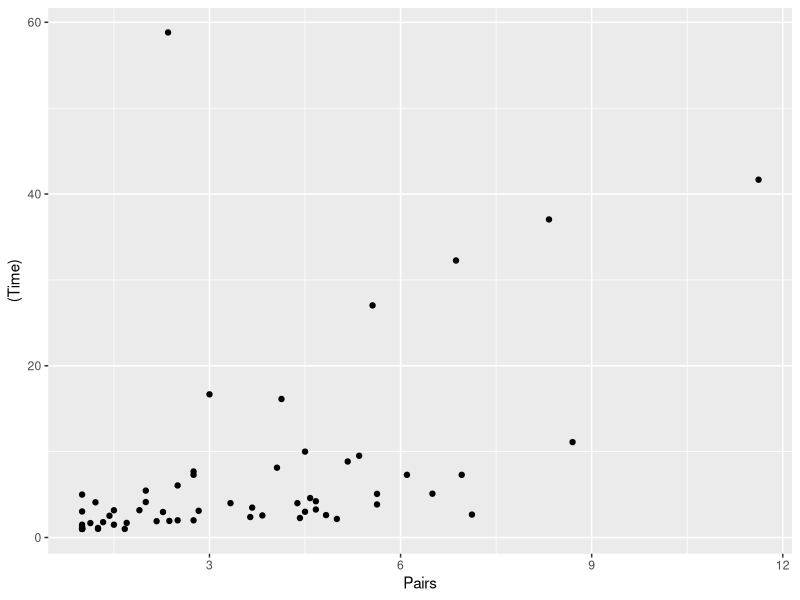
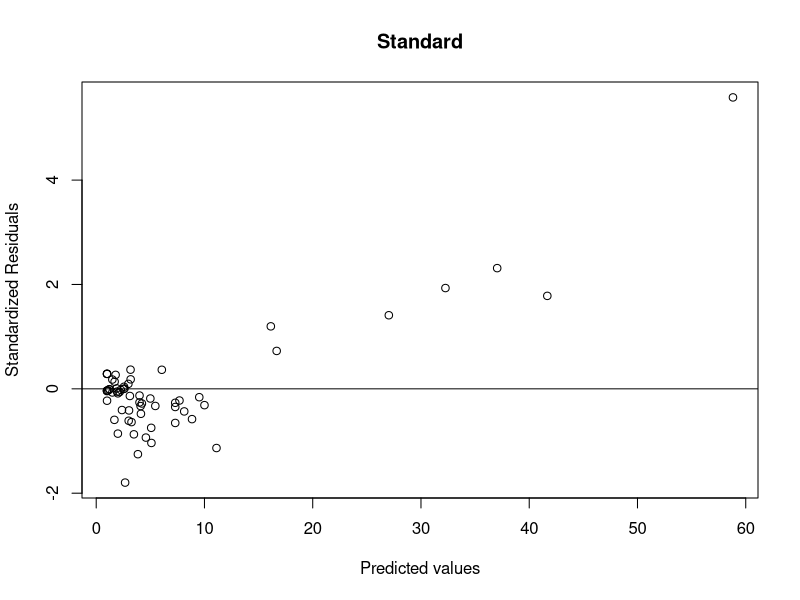
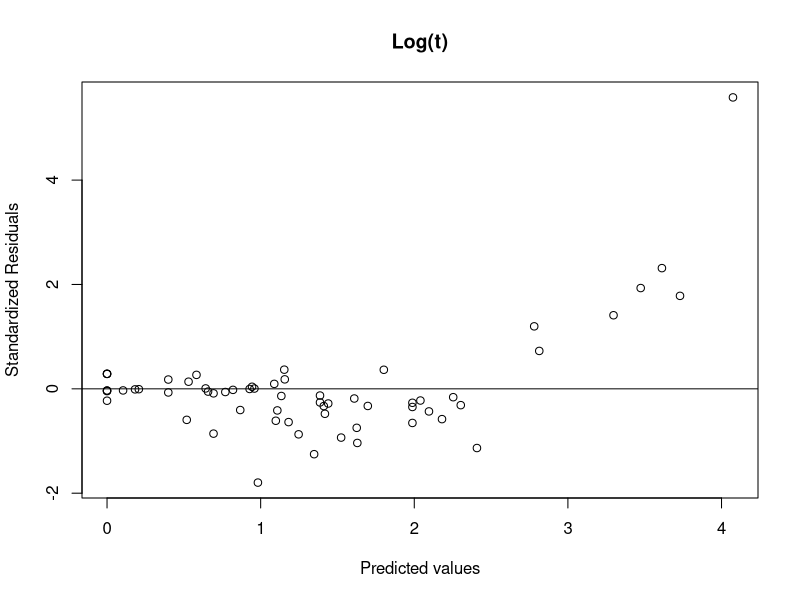
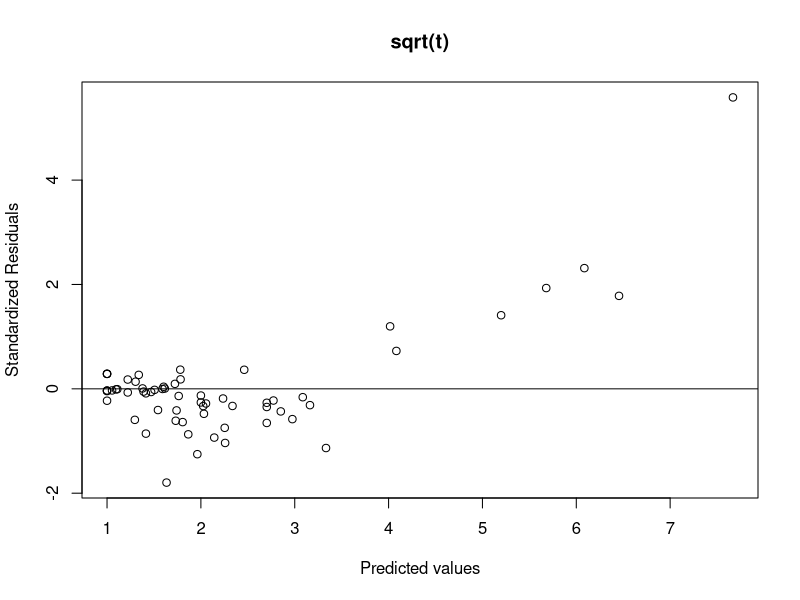
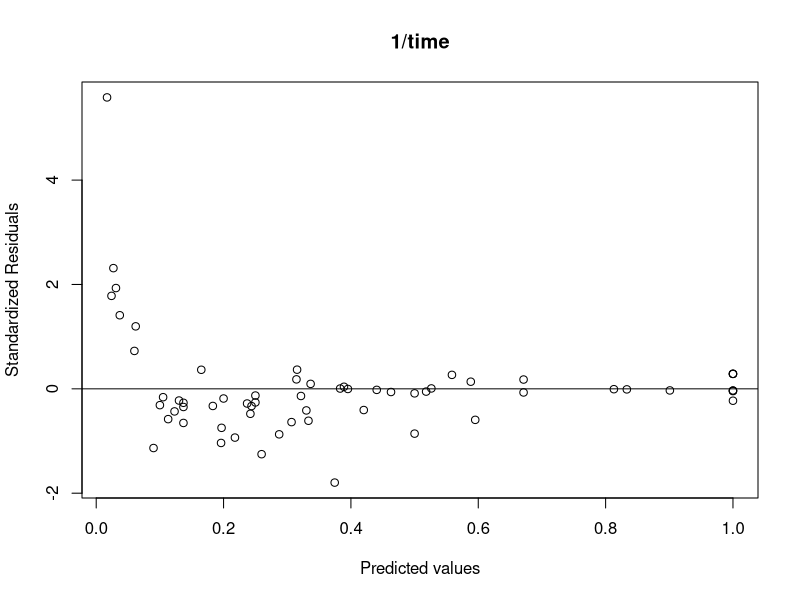
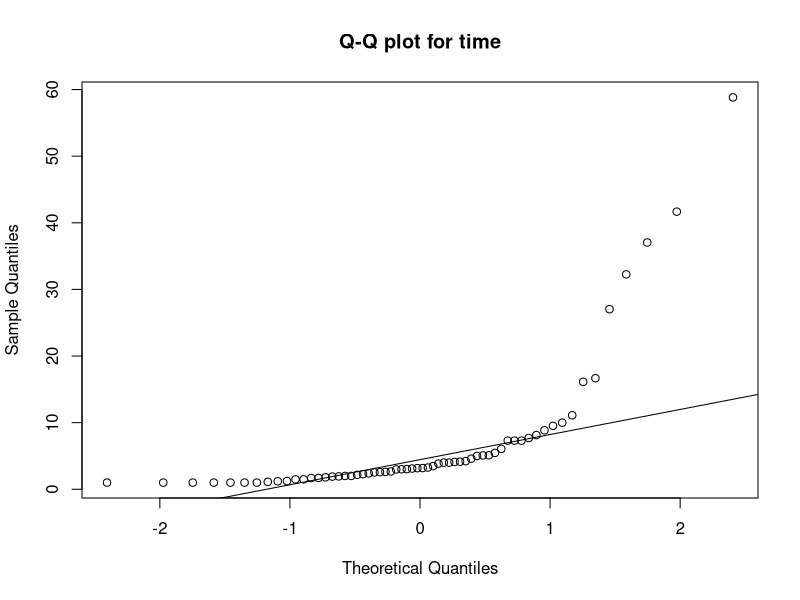
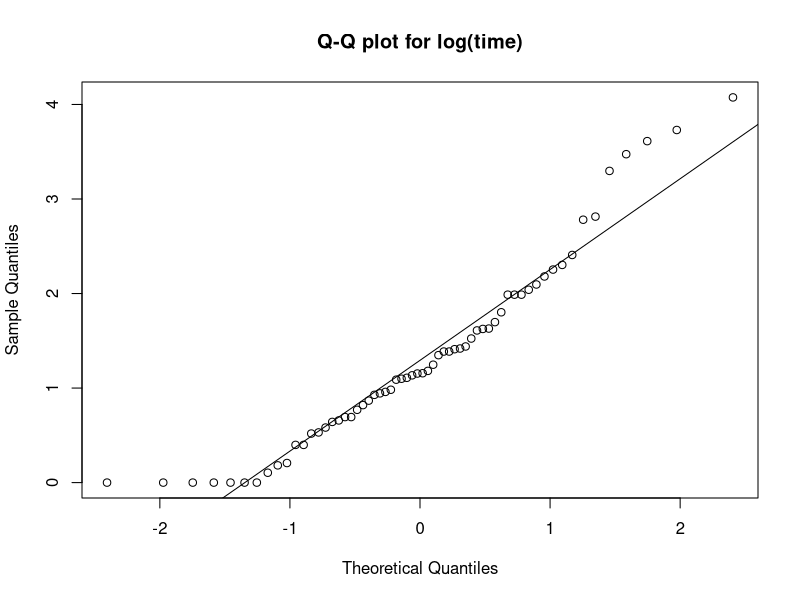
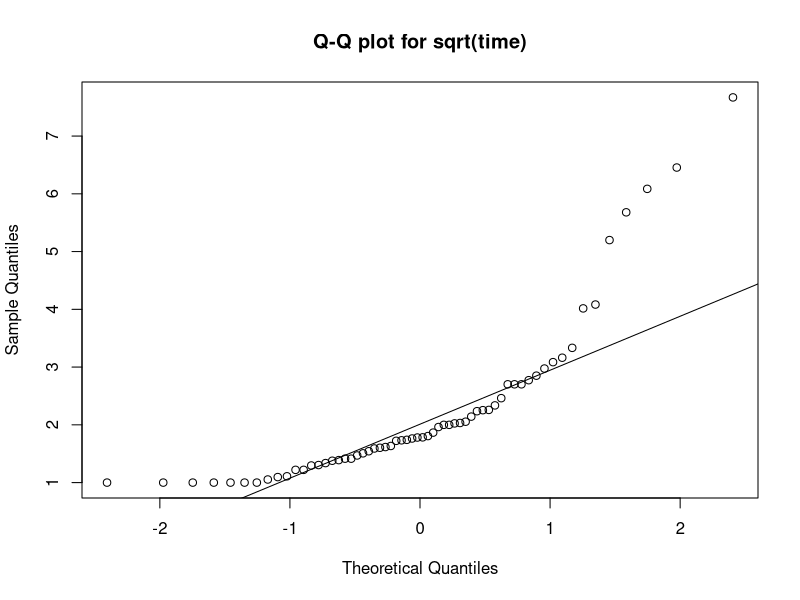

Reproduce these figures in R, in order.
## ---- chunk 1
knitr::opts_chunk$set(warning = FALSE, message = FALSE) 
## ---- chunk 2
library(tidyverse)
data <- read.csv('Factors Affecting Extinction.csv')
data
## ---- chunk 3



lm_full <- lm(formula = Time ~ Pairs + Size + Status + Pairs*Size + Pairs * Status + Size*Status + Pairs*Size*Status, data)
lm_full.log <- lm(formula = log(Time) ~ Pairs + Size + Status + Pairs*Size + Pairs * Status + Size*Status + Pairs*Size*Status, data)
lm_full.sqrt <- lm(formula = sqrt(Time) ~ Pairs + Size + Status + Pairs*Size + Pairs * Status + Size*Status + Pairs*Size*Status, data)
lm_full.inverse <- lm(formula = 1/Time ~ Pairs + Size + Status + Pairs*Size + Pairs * Status + Size*Status + Pairs*Size*Status, data)

summary(lm_full)$r.squared
summary(lm_full.log)$r.squared
summary(lm_full.sqrt)$r.squared
summary(lm_full.inverse)$r.squared

## ---- chunk 4
library(patchwork)
L_data <- subset(data, Size == "L")
S_data <- subset(data, Size == "S")
LM <- subset(L_data, Status == "M")
LR <- subset(L_data, Status == "R")
SM <- subset(S_data, Status == "M")
SR <- subset(S_data, Status == "R")
p1 <- ggplot(LM,aes(Pairs, Time)) + geom_point() + ggtitle("Large Migrant") + ylab("Time in thousands [Y]") + xlab("") + theme(plot.title = element_text(hjust = 0.5)) + stat_smooth(method = "lm", level = 0)
p2 <- ggplot(LR,aes(Pairs, Time)) + geom_point() + ggtitle("Large Resident")+ ylab("")  + xlab("") + theme(plot.title = element_text(hjust = 0.5))+ stat_smooth(method = "lm",level = 0)
p3 <- ggplot(SM,aes(Pairs, Time)) + geom_point() + ggtitle("Small Migrant") + ylab("Time in thousands [Y]") + xlab("Nr. of Pairs") + theme(plot.title = element_text(hjust = 0.5)) + stat_smooth(method = "lm",level = 0)
p4 <- ggplot(SR,aes(Pairs, Time)) + geom_point() + ggtitle("Small Resident") + ylab("") + xlab("Nr. of Pairs") + theme(plot.title = element_text(hjust = 0.5)) + stat_smooth(method = "lm",level = 0)

ggplot(data, aes(Pairs, (Time))) + geom_point()

## ---- chunk 5

standard_res <- rstandard(lm_full)
final_data <- cbind(data, standard_res)
plot((final_data$Time), standard_res, ylab='Standardized Residuals', xlab='Predicted values', main="Standard") 
abline(0, 0)
plot(log(final_data$Time), standard_res, ylab='Standardized Residuals', xlab='Predicted values', main="Log(t)") 
abline(0, 0)
plot(sqrt(final_data$Time), standard_res, ylab='Standardized Residuals', xlab='Predicted values', main = "sqrt(t)") 
abline(0, 0)
plot(1/(final_data$Time), standard_res, ylab='Standardized Residuals', xlab='Predicted values', main="1/time") 
abline(0, 0)


## ---- chunk 6
qqnorm(data$Time, main="Q-Q plot for time")
qqline(data$Time)
qqnorm(log(data$Time),main="Q-Q plot for log(time)")
qqline(log(data$Time))
qqnorm(sqrt(data$Time),main="Q-Q plot for sqrt(time)")
qqline(sqrt(data$Time))
qqnorm(1/(data$Time),main="Q-Q plot for 1/time")
qqline(1/(data$Time))



## ---- chunk 7
data.out <- subset(data, Time < 50)
lm_full.out <- lm(formula = Time ~ Pairs + Size + Status + Pairs*Size + Pairs * Status + Size*Status + Pairs*Size*Status, data.out)
lm_full.log.out <- lm(formula = log(Time) ~ Pairs + Size + Status + Pairs*Size + Pairs * Status + Size*Status + Pairs*Size*Status, data.out)
lm_full.sqrt.out <- lm(formula = sqrt(Time) ~ Pairs + Size + Status + Pairs*Size + Pairs * Status + Size*Status + Pairs*Size*Status, data.out)
lm_full.inverse.out <- lm(formula = 1/Time ~ Pairs + Size + Status + Pairs*Size + Pairs * Status + Size*Status + Pairs*Size*Status, data.out)

summary(lm_full.out)$r.squared
summary(lm_full.log.out)$r.squared
summary(lm_full.sqrt.out)$r.squared
summary(lm_full.inverse.out)$r.squared


## ---- chunk 8
ggplot(data.out, aes(Pairs, (Time))) + geom_point()
## ---- chunk 9
qqnorm(data.out$Time, main="Q-Q plot for time")
qqline(data.out$Time)
qqnorm(log(data.out$Time),main="Q-Q plot for log(time)")
qqline(log(data.out$Time))
qqnorm(sqrt(data.out$Time),main="Q-Q plot for sqrt(time)")
qqline(sqrt(data.out$Time))
qqnorm(1/(data.out$Time),main="Q-Q plot for 1/time")
qqline(1/(data.out$Time))

## ---- chunk 10
lm_full.out.reduced <- lm(formula = Time ~ Pairs + Size + Pairs*Size, data.out)
lm_full.log.out.reduced <- lm(formula = log(Time) ~ Pairs + Size + Pairs*Size, data.out)
lm_full.sqrt.out.reduced <- lm(formula = sqrt(Time) ~ Pairs + Size + Pairs*Size, data.out)
lm_full.inverse.out.reduced <- lm(formula = 1/Time ~ Pairs + Size + Pairs*Size, data.out)

summary(lm_full.out.reduced)$r.squared
summary(lm_full.log.out.reduced)$r.squared
summary(lm_full.sqrt.out.reduced)$r.squared
summary(lm_full.inverse.out.reduced)$r.squared


## ---- chunk 11
standard_res <- rstandard(lm_full.out.reduced)
final_data <- cbind(data.out, standard_res)
plot((final_data$Time), standard_res, ylab='Standardized Residuals', xlab='Predicted values', main="Standard") 
abline(0, 0)
plot(log(final_data$Time), standard_res, ylab='Standardized Residuals', xlab='Predicted values', main="Log(t)") 
abline(0, 0)
plot(sqrt(final_data$Time), standard_res, ylab='Standardized Residuals', xlab='Predicted values', main = "sqrt(t)") 
abline(0, 0)
plot(1/(final_data$Time), standard_res, ylab='Standardized Residuals', xlab='Predicted values', main="1/time") 
abline(0, 0)

## ---- chunk 12
lm_full <- lm(formula = Time ~ Pairs + Size + Status + Pairs*Size + Pairs * Status + Size*Status + Pairs*Size*Status, data)
lm_full.logpair <- lm(formula = Time ~ log(Pairs) + Size + Status + log(Pairs)*Size + log(Pairs) * Status + Size*Status + log(Pairs)*Size*Status, data)
lm_full.sqrtpair <- lm(formula = Time ~ sqrt(Pairs) + Size + Status + sqrt(Pairs)*Size + sqrt(Pairs) * Status + Size*Status + sqrt(Pairs)*Size*Status, data)
lm_full.inversepair <- lm(formula = Time ~ 1/Pairs + Size + Status + 1/Pairs*Size + 1/Pairs * Status + Size*Status + 1/Pairs*Size*Status, data)

summary(lm_full)$r.squared
summary(lm_full.logpair)$r.squared
summary(lm_full.sqrtpair)$r.squared
summary(lm_full.inversepair)$r.squared
